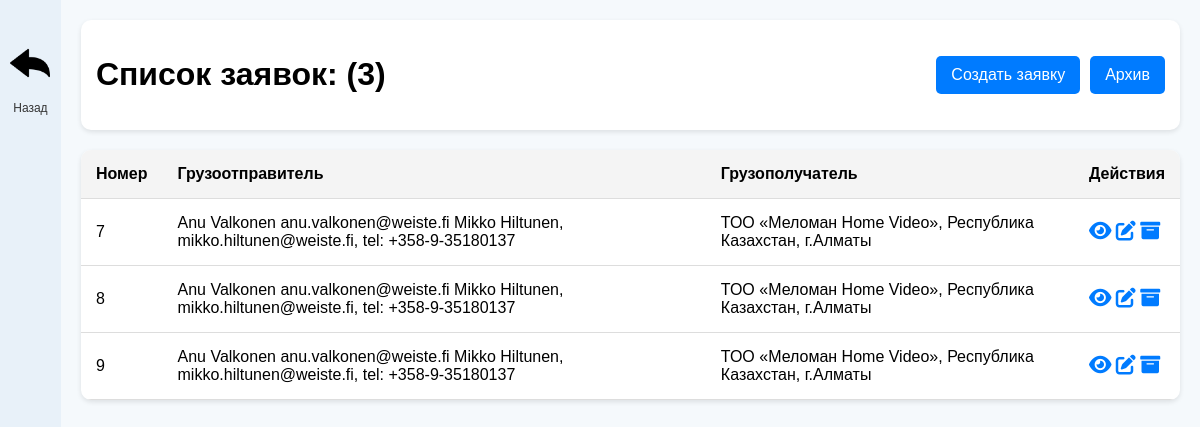
Screenshot of /requests/ with the database file from the repository.
### visas/models.py (models this page shows, shortened)
class ShippingApplication(models.Model):
    subcompany = models.ForeignKey(SubCompany, on_delete=models.CASCADE)
    freight_company = models.ForeignKey(FreightCompany, on_delete=models.CASCADE)
    consignee = models.TextField("Грузополучатель, адрес, телефон, контактное лицо", blank=True)
    loading_address = models.TextField("Адрес пункта погрузки", blank=True)
    sender_contact = models.TextField("Контактное лицо и телефон Отправителя", blank=True)
    loading_date = models.DateField("Дата погрузки", blank=True, null=True)
    route = models.ForeignKey(Route, on_delete=models.SET_NULL, null=True, blank=True)
    cargo_name = models.CharField("Наименование груза", max_length=255, blank=True)
    cargo_details = models.TextField("Вес, размеры, объём, стоимость", blank=True)
    freight_cost = models.DecimalField("Стоимость фрахта", max_digits=15, decimal_places=2, blank=True, null=True)
    insurance = models.BooleanField("Страхование груза", default=False)
    delivery_term = models.CharField("Срок доставки", max_length=50, default="12-14 дней")
    transportation_features = models.TextField("Особенности транспортировки груза", default="Грузить в один ярус, на наши коробки не ставить коробки и паллеты других отправителей.")
    payment_terms = models.CharField("Условия оплаты", max_length=50, default="100% оплата по факту прибытия")
    is_archived = models.BooleanField(default=False, verbose_name="В архиве")

### visas/views.py (the view)
# urls.py: path('requests/', view_requests, name='view_requests'),
def view_requests(request):
    requests = ShippingApplication.objects.filter(is_archived=False)
    return render(request, 'visas/view_requests.html', {'requests': requests})

### visas/templates/visas/view_requests.html (shortened to what this page needs)
<!DOCTYPE html>
<html lang="ru">
<head>
    {% load static %}
    <link rel="stylesheet" href="https://cdnjs.cloudflare.com/ajax/libs/font-awesome/6.0.0/css/all.min.css">
</head>
<body>
    <div class="container">
        <div class="sidebar">
            <a href="{% url 'applications' %}">
                <img src="{% static 'images/back_icon.png' %}" alt="Документы">
                <span>Назад</span>
            </a>
        </div>
        <div class="content">
            <div class="header">
                <h1>Список заявок: ({{ requests.count }})</h1>
                <div class="btn-group">
                <a href="{% url 'select_freight_company' %}" class="btn">Создать заявку</a>
                <a href="{% url 'archive_application_list' %}" class="btn btn-secondary">Архив</a>
                </div>
            </div>
            <table>
                <thead>
                    <tr>
                        <th>Номер</th>
                        <th>Грузоотправитель</th>
                        <th>Грузополучатель</th>
                        <th>Действия</th>
                    </tr>
                </thead>
                <tbody>
                    {% for request_obj in requests %}
                    <tr>
                        <td>{{ request_obj.id }}</td>
                        <td>{{ request_obj.sender_contact|default:"Не указано" }}</td>
                        <td>{{ request_obj.consignee|default:"Не указано" }}</td>
                        <td>
                            <a href="{% url 'preview_request' request_obj.id %}"><i class="fas fa-eye" style="font-size: 20px;"></i></a>
                            <a href="{% url 'edit_application' request_obj.id %}"><i class="fas fa-edit" style="font-size: 20px;"></i></a>
                            {% if not request_obj.is_archived %}
                            <a href="{% url 'archive_application' request_obj.id %}">
                                <i class="fas fa-archive" style="font-size: 20px;"></i>
                            </a>
                            {% endif %}
                        </td>
                    </tr>
                    {% empty %}
                    <tr>
                        <td colspan="4" style="text-align: center; padding: 20px;">Нет данных</td>
                    </tr>
                    {% endfor %}
                </tbody>
            </table>
        </div>
    </div>
</body>
</html>

### visas/templates/visas/view_requests.html (style rules this page uses)
body { font-family: Arial, sans-serif; margin: 0; padding: 0; background-color: #f5f9fc; }
.container { display: flex; }
.sidebar { width: 80px; background-color: #e8f1f9; height: 100vh; display: flex; flex-direction: column; align-items: center; padding-top: 20px; }
.sidebar a { margin: 15px 0; color: #333; font-size: 20px; text-decoration: none; display: flex; align-items: center; justify-content: center; width: 60px; height: 60px; border-radius: 12px; transition: background 0.3s; position: relative; }
.sidebar a img { width: 40px; height: 40px; margin-bottom: 5px; }
.sidebar a span { font-size: 12px; position: absolute; bottom: -20px; left: 50%; transform: translateX(-50%); color: #333; }
.content { flex-grow: 1; padding: 20px; }
.header { display: flex; justify-content: space-between; align-items: center; background-color: white; padding: 15px; border-radius: 10px; box-shadow: 0px 2px 5px rgba(0, 0, 0, 0.1); }
.header .btn-group { display: flex; gap: 10px; }
.btn { background-color: #007bff; color: white; border: none; padding: 10px 15px; border-radius: 5px; cursor: pointer; text-decoration: none; }
table { width: 100%; border-collapse: collapse; margin-top: 20px; background: white; border-radius: 10px; overflow: hidden; box-shadow: 0px 2px 5px rgba(0,0,0,0.1); }
th, td { padding: 15px; border-bottom: 1px solid #ddd; text-align: left; }
th { background-color: #f4f4f4; }
th a, td a i { color: #007bff; transition: color 0.3s; }

### rows the page displays
ShippingApplication: id "7", sender_contact "Anu Valkonen anu.valkonen@weiste.fi Mikko Hiltunen, mikko.hiltunen@weiste.fi, tel: +358-9-35180137", consignee "ТОО «Меломан Home Video», Республика Казахстан, г.Алматы", is_archived False (drawn)
ShippingApplication: id "8", sender_contact "Anu Valkonen anu.valkonen@weiste.fi Mikko Hiltunen, mikko.hiltunen@weiste.fi, tel: +358-9-35180137", consignee "ТОО «Меломан Home Video», Республика Казахстан, г.Алматы", is_archived False (drawn)
ShippingApplication: id "9", sender_contact "Anu Valkonen anu.valkonen@weiste.fi Mikko Hiltunen, mikko.hiltunen@weiste.fi, tel: +358-9-35180137", consignee "ТОО «Меломан Home Video», Республика Казахстан, г.Алматы", is_archived False (drawn)

### other values shown
{{ requests.count }} "3"
